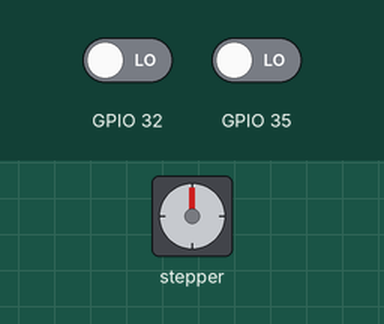
Recording of a sketch running on a simulated ESP32. Shown: stepper motor. Inputs (shaded band) come from the test bench; at power-on: GPIO 32 LOW, GPIO 35 LOW. Stepper angles assume 2048 steps per turn.

Above: at 1.2 s.
1.3 s: GPIO 32 driven HIGH
At 1.77 s:
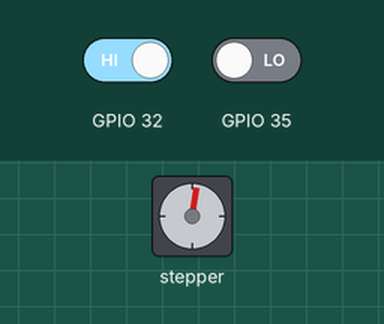
At 2.4 s:
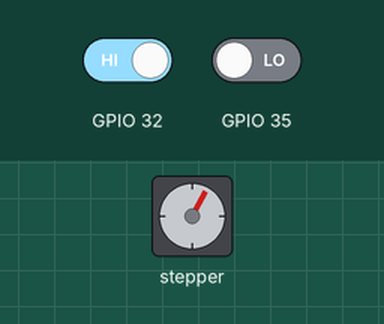
13.3 s: GPIO 35 driven HIGH
At 13.95 s:
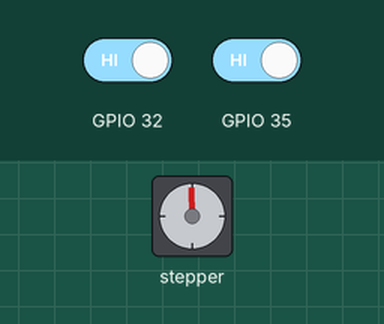
Timing chart, 0 to 22.3 s (numbered marks = the images above; inputs shaded):
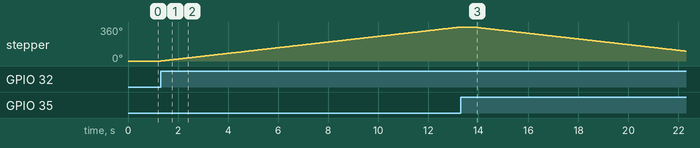

Measured:
- after the input at 1.3 s, stepper: keeps turning clockwise at about 30°/s, starting at once

The sketch:

week4-3.ino
```cpp
#include <Stepper.h> //引入步進馬達函示庫

const int stepsPerRevolution = 2048;  //此馬達轉一圈為2048步
const int RPM = 5; //馬達旋轉速度


//宣告Stepper物件，的步數和引腳
//引角依序對應驅動版的1N1、1N3、1N2、1N4
Stepper myStepper(stepsPerRevolution, 13, 14, 12, 27);

void setup() {
  Serial.begin(115200);
  myStepper.setSpeed(RPM);  //設定馬達轉速
   pinMode(32, INPUT);
   pinMode(35, INPUT);
}

void loop() {
 if(digitalRead(32) == HIGH)
 {
  //正轉一圈
  myStepper.step(stepsPerRevolution);
  delay(500);
 }
 if(digitalRead(35) == HIGH)
 {
  //倒轉一圈
  myStepper.step(-stepsPerRevolution);
  delay(500);
}
}
```
